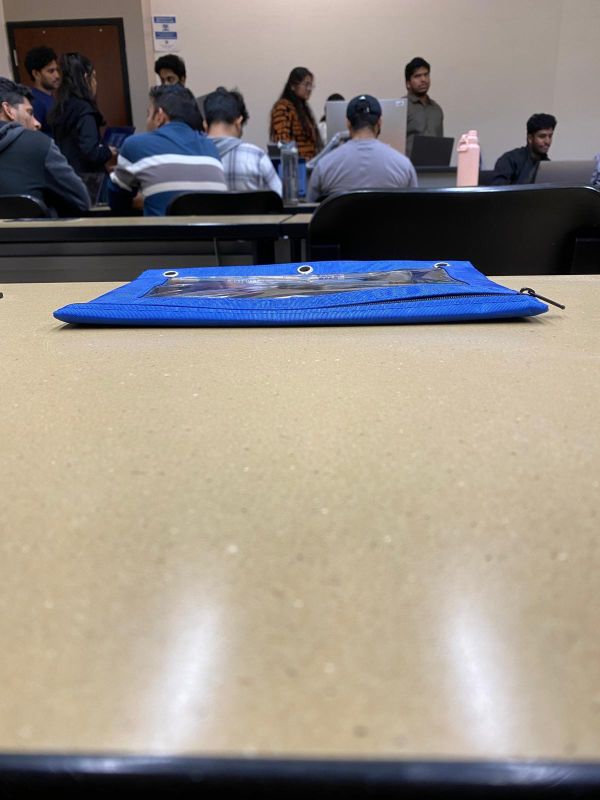
#> input picture hwsources/resources/m1/old_reference.jpg, 1200 x 1600 px (shown at 1/2 size)
$ python module7_part1.py
#> lines starting #> are read from the running program, lines starting #| are printed output that depends on the picture
"""
CSC 8830 Computer Vision
Dr. Ashwin Ashok
Avyuktkrishna Ramasamy
Module 7 Assignment Part 1 - Reimplementation of Assignment 1 using Calibrated Stereo

The purpose of this script is to calibrate a stereo camera
system by using a reference object's known width and distance
(pinhole camera model). Once the focal length is calculated,
the stereo depth to the target object is found by comparing a
single point (from same feature) across both pictures. Now,
with these two values calculated, pixel clicks are converted
into real world units (cm). Intrinsic parameters do not need
to be known beforehand, calculations are performed through
user interaction (getting reference object, width and distance,
etc)

Usage:
    python module7_part1.py
"""

import cv2
import math
import os
import numpy as np


# Calculate camera focal length using a known object as reference
# [24 lines left out: functions compute_focal_length_from_reference, compute_depth_from_stereo, compute_real_size_from_depth, not called in this run]


# Ask user for a number, keep asking until they enter a valid one
def prompt_float(prompt_text):
    while True:
        try:
            val = input(prompt_text).strip()
            return float(val)
        except ValueError:
            print("Invalid input. Please enter a number.")


# Load an image from file path, resize if too tall, and keep asking until successful
def load_image(prompt_text, max_height=800):
#> called with max_height = 800
    while True:
        path = input(prompt_text).strip()
#> the answer given: resources/m1/old_reference.jpg
        path = os.path.abspath(os.path.expanduser(path))

        if not os.path.exists(path):
            print(f"Error: File not found at {path}. Please try again.")
            continue

        img = cv2.imread(path)
#> img is the input picture: shape (1600, 1200, 3); mean B, G, R 133.4, 141, 148.1
        if img is None:
            print("Error: Not a valid image file. Please try again.")
            continue

        h, w = img.shape[:2]
#> h = 1600; w = 1200
        # Scale down image if it's taller than max_height
        if h > max_height:
            scale = max_height / h
#> scale = 0.5
            img = cv2.resize(img, (int(w * scale), int(h * scale)))
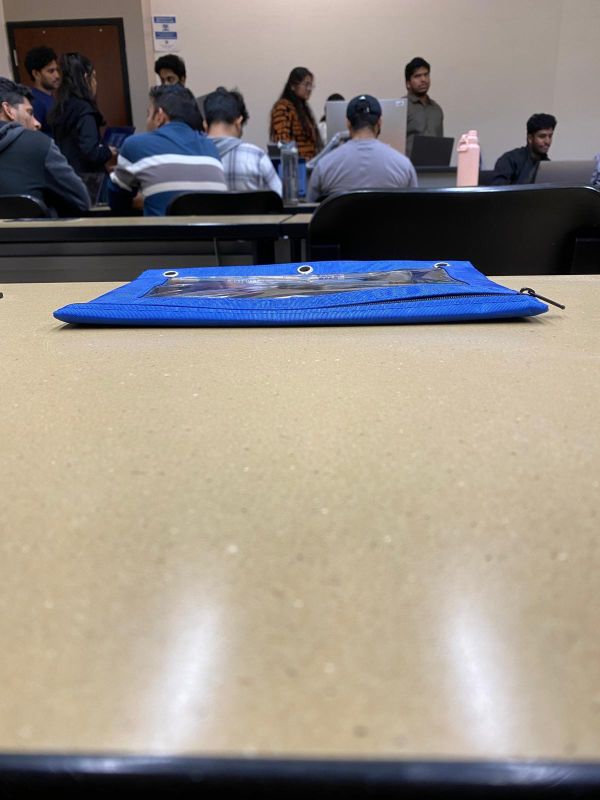
#> img: shape (800, 600, 3); mean B, G, R 133.6, 141.2, 148.2

        print(f"Successfully loaded: {os.path.basename(path)}")
        return img


# Draw text on image with black outline for readability
def draw_text(img, text, pos, color=(0, 255, 0)):
    cv2.putText(img, text, pos, cv2.FONT_HERSHEY_SIMPLEX, 0.6, (0, 0, 0), 3)
    cv2.putText(img, text, pos, cv2.FONT_HERSHEY_SIMPLEX, 0.6, color, 2)


# Phase 1: Ask user to select a known object in an image to figure out the camera focal length
def get_focal_length():
    print("\n" + "=" * 50)
    print("PHASE 1: CAMERA CALIBRATION")
    print("WARNING: Reference image must be taken with the SAME CAMERA as test images.")
    print("=" * 50)

    # Get the reference image and its real-world measurements
    ref_img = load_image("\nEnter path to REFERENCE Image: ")
    real_width = prompt_float("Enter Real Width of the reference object (cm): ")
    real_dist = prompt_float("Enter Real Distance from camera (cm): ")

    print("\nINSTRUCTIONS:")
    print("1. A window will open.")
    print("2. Click the LEFT edge of the object.")
    print("3. Click the RIGHT edge of the object.")
    print("   (Window will close automatically 1 second after selection)")
    print("   (Press 'r' to reset points if you make a mistake)")

    # Set up the window and mouse click handler to select the object edges
    points = []
    clone = ref_img.copy()
    window_name = "Calibration: Select Width"

    # [9 lines left out: function mouse_handler, not called in this run]

    cv2.namedWindow(window_name)
    cv2.setMouseCallback(window_name, mouse_handler)
    cv2.imshow(window_name, clone)

    # Wait for user to select two points, allow reset with 'r' key
    while True:
        key = cv2.waitKey(1) & 0xFF
        if len(points) == 2:
            cv2.waitKey(1000)
            break
        if key == ord("r"):
            points = []
            clone = ref_img.copy()
            cv2.imshow(window_name, clone)

    cv2.destroyAllWindows()

    # Calculate the distance between the two points in pixels and compute focal length
    pixel_width = math.dist(points[0], points[1])
    focal_length = compute_focal_length_from_reference(
        pixel_width, real_width, real_dist
    )

    print(f"\n[CALIBRATION RESULT]")
    print(f"Pixel Width: {pixel_width:.2f} px")
    print(f"Calculated Focal Length: {focal_length:.2f}")
    return focal_length


# Phase 2: Use two images from left and right camera positions to calculate depth
# [147 lines left out: functions get_stereo_depth, measure_segments, not called in this run]


# Run all three phases: calibration, depth calculation, and measurements
def main():
    try:
        # Phase 1: Get camera focal length from reference image
        focal_length = get_focal_length()

        # Phase 2: Calculate object depth from stereo images
        Z, left_img = get_stereo_depth(focal_length)

        if Z is None:
            print("Failed to calculate depth. Exiting.")
            return

        # Phase 3: Measure segments and convert to real-world sizes
        results = measure_segments(left_img, focal_length, Z)

        # Print summary of all measurements
        print("\n" + "=" * 50)
        print("FINAL SUMMARY REPORT")
        print("=" * 50)
        print(f"Camera Focal Length : {focal_length:.2f} px")
        print(f"Object Z-Distance   : {Z:.2f} cm")
        print("-" * 30)
        print(f"Total Measurements Taken: {len(results)}")
        for i, val in enumerate(results, 1):
            print(f"Measurement #{i}: {val:.4f} cm")
        print("=" * 50)

    except KeyboardInterrupt:
        print("\nProgram interrupted by user.")
    except Exception as e:
        print(f"\nAn unexpected error occurred: {e}")


if __name__ == "__main__":
#> (the run stopped early here; a loop or call above may not have finished)
